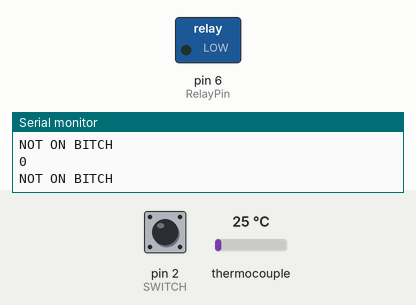
A sketch run on a simulated Arduino Uno, built with avr-gcc and run on an emulated ATmega328P. On the bench: switched loads named in the sketch (green lamp = pin HIGH), the last lines printed to the serial monitor. Dashed ring = blinking. The inputs (shaded band) are chosen by the test bench; at power-on: pin 2 (SWITCH) LOW, thermocouple 25 °C.

Above: at 1.7 s.
1.8 s: pin 2 (SWITCH) pulled HIGH for 3.2 s
At 4.3 s:
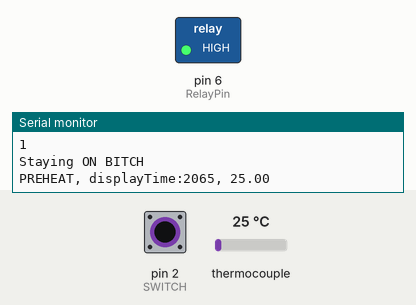
7.3 s: pin 2 (SWITCH) pulled HIGH for 0.15 s
At 9.3 s:
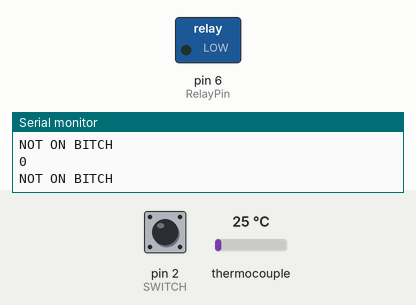
10.4 s: pin 2 (SWITCH) pulled HIGH for 1 s
At 10.9 s:
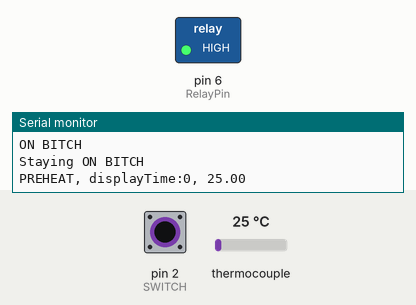
14.4 s: pin 2 (SWITCH) pulsed HIGH 5 times (0.12 s each, 0.3 s apart)
At 15.2 s:
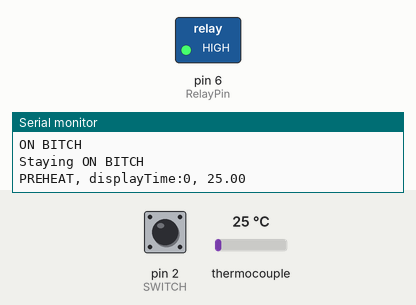
18.9 s: pin 2 (SWITCH) pulsed HIGH 2 times (0.12 s each, 0.3 s apart)
At 20.8 s:
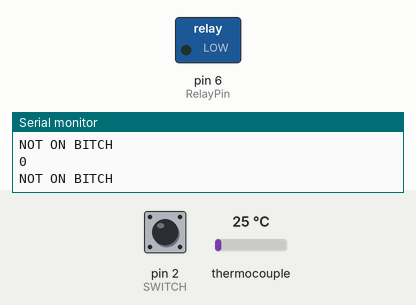
Timing chart, 0 to 22.3 s (numbered marks = the images above; inputs shaded):
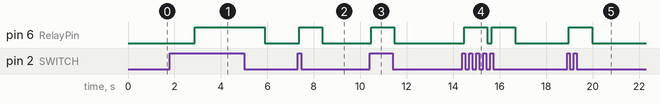

The sketch:

thermocouple.ino
```cpp
#include <PID_v1.h>
#include <Adafruit_MAX31855.h>
#include <Keypad.h>


//defining data out, chip select, and clock I/O pins
#define SWITCH 2
#define MAXDO   3
#define MAXCS   4
#define MAXCLK  5
#define RelayPin 6

//switch bitch
#define START 23

//Reflow Steps
#define Preheat "PREHEAT"
#define Soak "SOAK"
#define ReflowZone "REFLOW"
#define ReflowZoneRise "REFLOW_RIZE"
#define ReflowZoneConst "REFLOW_CONST"
#define Cooling "COOL"

//Templretue SetPoints
#define preHeatSetPoint 150
#define soakSetPoint 180
#define reflowSetPoint 280
#define cooling 0


//Define Variables we'll be connecting to
double Setpoint, Input, Output;
unsigned long startTimeProgram;
unsigned long startTimeReflow;
String reflowStep;
bool on=false;
long int preheatTime = 90000;
long int soakTime = 180000;
long int reflowRiseTime = 290000;
long int ReflowZoneConstTime = 340000;
long int coolingTime = 380000;

const byte ROWS = 4; //four rows
const byte COLS = 3; //three columns
char keys[ROWS][COLS] = {
 {'1','2','3'},
 {'4','5','6'},
 {'7','8','9'},
 {'*','0','#'}
};
byte rowPins[ROWS] = {5, 4, 3, 2}; //connect to the row pinouts of the keypad
byte colPins[COLS] = {8, 7, 6}; //connect to the column pinouts of the keypad

// initialize the Thermocouple
Adafruit_MAX31855 thermocouple(MAXCLK, MAXCS, MAXDO);

//Specify the links and initial tuning parameters
PID myPID(&Input, &Output, &Setpoint, 2, 5, 1, DIRECT);

int WindowSize = 5000;
unsigned long windowStartTime;

void setup() {
  // put your setup code here, to run once:
   pinMode(RelayPin, OUTPUT);
   pinMode(SWITCH, INPUT);


  //initialize the variables we're linked to
  Setpoint = 0;

  //tell the PID to range between 0 and the full window size
  myPID.SetOutputLimits(0, WindowSize);

  //turn the PID on
  myPID.SetMode(AUTOMATIC);
  windowStartTime = millis();
  startTimeProgram=millis();
  reflowStep=Preheat; //step 1 is Preheating

  Serial.begin(9600);
  delay(500);

  //set-up keypad
  Keypad keypad = Keypad( makeKeymap(keys), rowPins, colPins, ROWS, COLS );

}

void loop() {
Serial.println(digitalRead(SWITCH));
double c = thermocouple.readCelsius();
startTimeProgram=millis();

if (digitalRead(SWITCH)){
    if (on==false)
      {
        Serial.println("ON BITCH");
        on=true;
        startTimeReflow=startTimeProgram;
        }
  Serial.println("Staying ON BITCH");
  // Serial.print("start time: ");
  long int display_ = (long int)startTimeProgram-(long int)startTimeReflow;
  //Serial.println(display_);

   Input = thermocouple.readCelsius();
   myPID.Compute();


  if (reflowStep==Preheat){
    Setpoint=preHeatSetPoint;
    myPID.SetTunings(50,0,0);
    /*
    Serial.print("display: ");
    Serial.print(display_);
    Serial.print(" preheatTime: ");
    Serial.print(preheatTime);
    Serial.print(" ");
    Serial.println(display_>=preheatTime);
    */
    if (display_>=preheatTime){
      reflowStep=Soak;
      }
    }

  else if (reflowStep==Soak){
    Setpoint=soakSetPoint;
    if (display_>=soakTime)
      reflowStep=ReflowZoneRise;
    }

   //stages we will test afterwards
  else if (reflowStep==ReflowZoneRise){
    Setpoint=reflowSetPoint;
    myPID.SetTunings(50,0,0);
    if (display_>=reflowRiseTime){
      reflowStep=ReflowZoneConst;
    }
  }
  else if(reflowStep==ReflowZoneConst){
  Setpoint = reflowSetPoint;
  myPID.SetTunings(50,0,0);
    if (display_>= ReflowZoneConstTime){
      reflowStep=Cooling;
    }
  }
  else if (reflowStep==Cooling){
    Setpoint=cooling;
 if (isnan(c)&&c<=28.0) {
    reflowStep = Preheat;

   }
    }
   double c = thermocouple.readCelsius();
   Serial.print(reflowStep);
 //Serial.print(", startTimeProgram:");
  // Serial.print(startTimeProgram);
  // Serial.print(", startTimeRReflow:");
//   Serial.print(startTimeReflow);
   Serial.print(", displayTime:");
   Serial.print(display_);

   Serial.print(", ");
   if (isnan(c)) {
     Serial.println("Something wrong with thermocouple!");
   } else {
     Serial.println(c);
   }

  unsigned long now = millis();
  if (now - windowStartTime > WindowSize)
  { //time to shift the Relay Window
    windowStartTime += WindowSize;
  }

  if (Output > now - windowStartTime) {
    digitalWrite(RelayPin, HIGH);
    }
  else {
    digitalWrite(RelayPin, LOW);
  }
   delay(1000);
  }
  else {
    Serial.println("NOT ON BITCH");
    on=false;
    reflowStep = Preheat;
    startTimeReflow=startTimeProgram;
     digitalWrite(RelayPin, LOW);
    }
}
```

Measured:
- after the input at 1.8 s, pin 6 (RelayPin): LOW → HIGH after 1.1 s, → LOW 3.0 s later
- after the input at 7.3 s, pin 6 (RelayPin): LOW → HIGH after 0.07 s, → LOW 1.0 s later
- after the input at 10.4 s, pin 6 (RelayPin): LOW → HIGH after 0.07 s, → LOW 1.0 s later
- after the input at 14.4 s, pin 6 (RelayPin): alternates HIGH for 1.0 s and LOW for 0.19 s, 4 changes in all, then stays LOW, starting after 0.07 s
- after the input at 18.9 s, pin 6 (RelayPin): LOW → HIGH after 0.08 s, → LOW 1.0 s later
